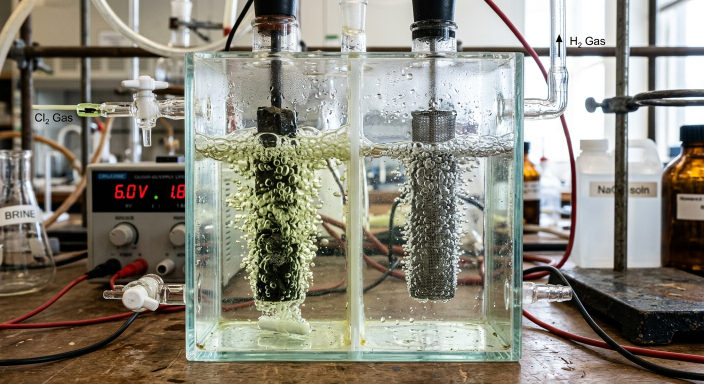
#> input picture apps/mobile_web_client/assets/chlor_alkali_process_real.jpg, 1408 x 768 px, found by its file name (shown at 1/2 size)
$ python generate_cinemagraph.py
#> lines starting #> are read from the running program, lines starting #| are printed output that depends on the picture
import cv2
import numpy as np
import random
import os

input_path = r"C:\Sagar\Projects\CBSE\byAntiGravity\apps\mobile_web_client\assets\chlor_alkali_process_real.jpg"
output_path = r"C:\Sagar\Projects\CBSE\byAntiGravity\apps\mobile_web_client\assets\chlor_alkali_process_animated.mp4"

# Ensure output directory exists
os.makedirs(os.path.dirname(output_path), exist_ok=True)

# Read image
img = cv2.imread(input_path)
#> img is the input picture: shape (768, 1408, 3); mean B, G, R 122.9, 134.8, 138.5
if img is None:
    print(f"Failed to read image at {input_path}")
    exit(1)

height, width, _ = img.shape
#> height = 768; width = 1408

# Setup video writer
# Using mp4v for fallback compatibility since openh264 is missing
fourcc = cv2.VideoWriter_fourcc(*'mp4v')
out = cv2.VideoWriter(output_path, fourcc, 30.0, (width, height))

# Generate bubbles for a 3-second seamless loop (90 frames at 30fps)
num_bubbles = 150
bubbles = []
for i in range(num_bubbles):
    # Two clusters of bubbles (one for Anode, one for Cathode)
    is_left = random.choice([True, False])
    if is_left:
        x = random.randint(width//3 - 30, width//3 + 30)
    else:
        x = random.randint(2*width//3 - 30, 2*width//3 + 30)

    speed = random.uniform(1.0, 2.0) # Number of full vertical loops in 3 seconds
    size = random.randint(1, 4)
    wobble_freq = random.uniform(0.05, 0.2)
    wobble_amp = random.uniform(2, 6)

    bubbles.append({
        'x': x,
        'y_offset': random.uniform(0, 1), # Starting phase
        'speed': speed,
        'size': size,
        'wobble_freq': wobble_freq,
        'wobble_amp': wobble_amp
    })

frames = 90
for f in range(frames):
    frame = img.copy()
    overlay = np.zeros_like(img, dtype=np.uint8)

    t = f / frames # 0.0 to 1.0 (time normalized)

    for b in bubbles:
        # Phase determines y position
        current_phase = (b['y_offset'] + t * b['speed']) % 1.0

        y_bottom = height - 100
        y_top = height // 4
        y = y_bottom - current_phase * (y_bottom - y_top)

        # Sine wobble
        x = b['x'] + np.sin(current_phase * b['wobble_freq'] * 100) * b['wobble_amp']

        # Smooth alpha fade in/out at top and bottom to avoid popping
        alpha_multiplier = 1.0
        if current_phase < 0.1:
            alpha_multiplier = current_phase / 0.1
        elif current_phase > 0.9:
            alpha_multiplier = (1.0 - current_phase) / 0.1

        color = (255, 255, 255)
        # draw bubble on overlay
        alpha = int(180 * alpha_multiplier) # Max 180 out of 255
        cv2.circle(overlay, (int(x), int(y)), b['size'], (alpha, alpha, alpha), -1)

    # Add overlay to frame
    frame = cv2.add(frame, overlay)

    # Add labels over the frame
    font = cv2.FONT_HERSHEY_SIMPLEX
    font_scale = 0.8
    thickness = 2

    labels = [
        ("Anode (+)", width//3 - 70, height // 4 - 40),
        ("Cl2 Gas (Bubbles)", width//3 - 100, height // 4 - 10),
        ("Cathode (-)", 2*width//3 - 70, height // 4 - 40),
        ("H2 Gas (Bubbles)", 2*width//3 - 100, height // 4 - 10),
        ("Brine (NaCl + H2O)", width//2 - 100, height - 40),
        ("NaOH forms near cathode", 2*width//3 - 130, height - 70)
    ]

    for text, lx, ly in labels:
        # Get text bounding box for background rectangle
        (text_width, text_height), baseline = cv2.getTextSize(text, font, font_scale, thickness)

        # Draw semi-transparent background
        rect_overlay = frame.copy()
        padding = 5
        cv2.rectangle(rect_overlay,
                     (lx - padding, ly - text_height - padding),
                     (lx + text_width + padding, ly + baseline + padding),
                     (0, 0, 0), -1)
        # Blend rectangle
        cv2.addWeighted(rect_overlay, 0.6, frame, 0.4, 0, frame)

        # Draw white text
        cv2.putText(frame, text, (lx, ly), font, font_scale, (255, 255, 255), thickness, cv2.LINE_AA)

    out.write(frame)
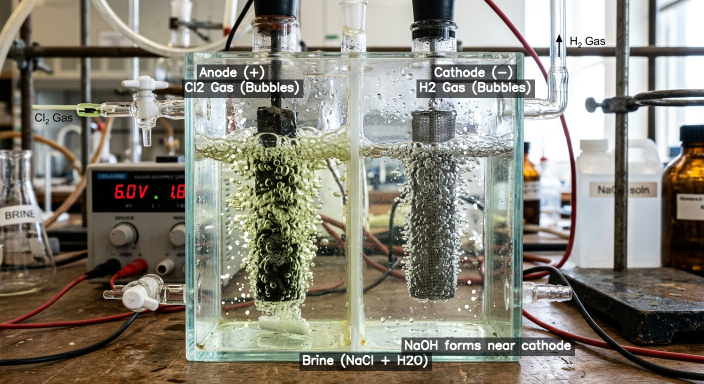
#> frame: shape (768, 1408, 3) (shown at 1/2 size); mean B, G, R 120.2, 131.8, 135.8
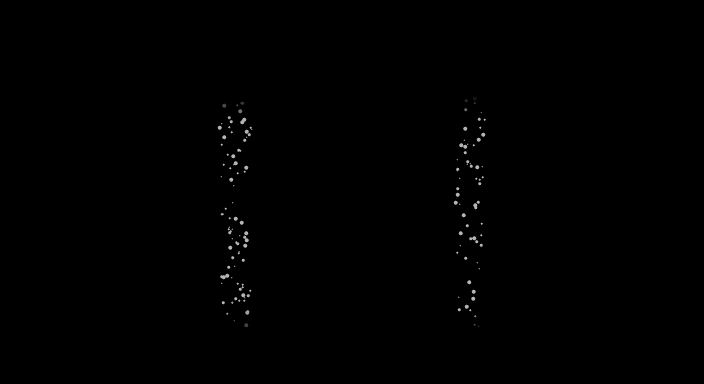
#> overlay: shape (768, 1408, 3) (shown at 1/2 size); min 0, max 180, mean 0.6

out.release()
print(f"Generated looping cinemagraph at {output_path}")
#> (the run stopped early here; a loop or call above may not have finished)

$ run again, with apps/mobile_web_client/assets/acid_base_conductivity.jpg copied over apps/mobile_web_client/assets/chlor_alkali_process_real.jpg
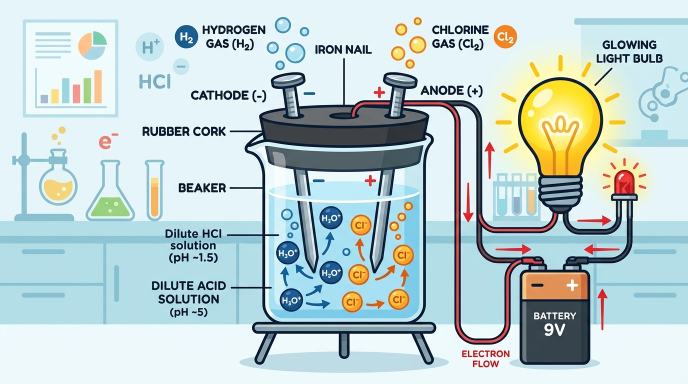
#> input picture apps/mobile_web_client/assets/acid_base_conductivity.jpg, 1376 x 768 px, found by its file name (shown at 1/2 size)
#> img is the input picture: shape (768, 1376, 3); mean B, G, R 208.6, 208.1, 190.1
#> after the loop `for f in range(frames):`:
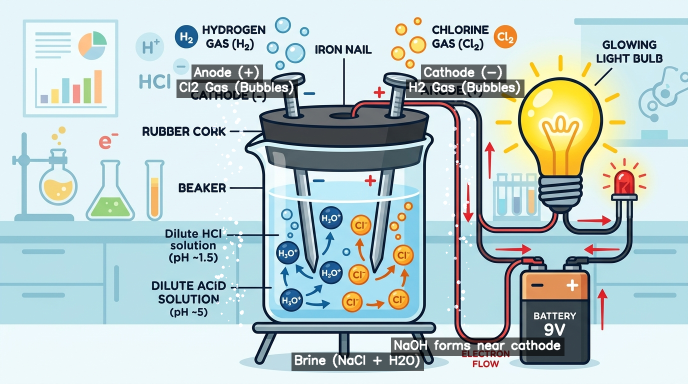
#> frame: shape (768, 1376, 3) (shown at 1/2 size); mean B, G, R 204.5, 204.2, 186.7

$ run again, with apps/mobile_web_client/assets/acid_base_conductivity_real.jpg copied over apps/mobile_web_client/assets/chlor_alkali_process_real.jpg
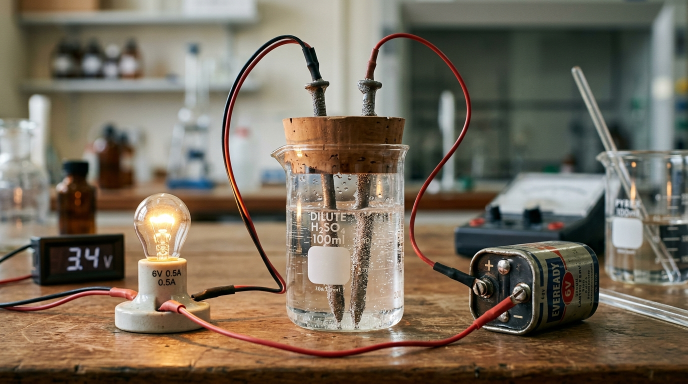
#> input picture apps/mobile_web_client/assets/acid_base_conductivity_real.jpg, 1376 x 768 px, found by its file name (shown at 1/2 size)
#> img is the input picture: shape (768, 1376, 3); mean B, G, R 92.1, 107.7, 118.9
#> after the loop `for f in range(frames):`:
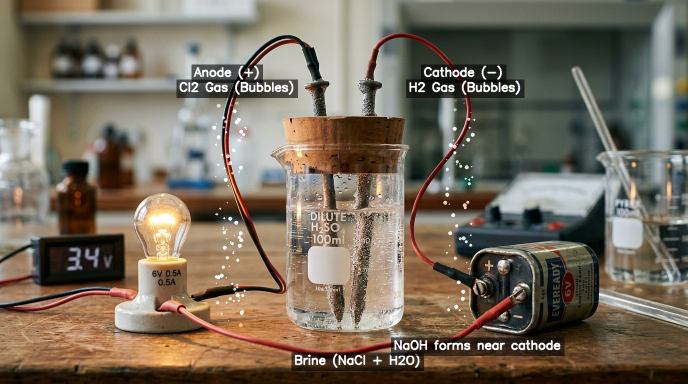
#> frame: shape (768, 1376, 3) (shown at 1/2 size); mean B, G, R 92.6, 107.6, 118.2

$ run again, with apps/mobile_web_client/assets/acid_metal_reaction.jpg copied over apps/mobile_web_client/assets/chlor_alkali_process_real.jpg
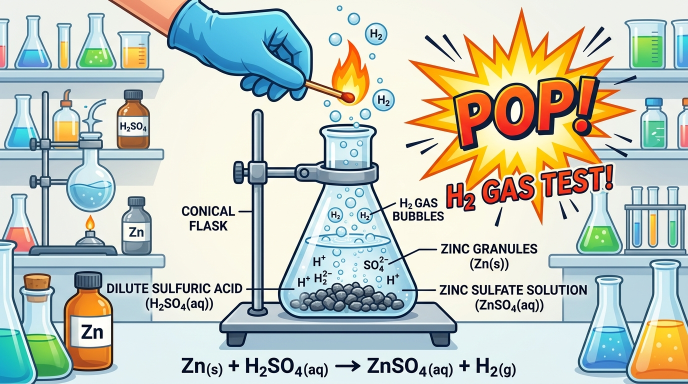
#> input picture apps/mobile_web_client/assets/acid_metal_reaction.jpg, 1376 x 768 px, found by its file name (shown at 1/2 size)
#> img is the input picture: shape (768, 1376, 3); mean B, G, R 189.8, 199.8, 193
#> after the loop `for f in range(frames):`:
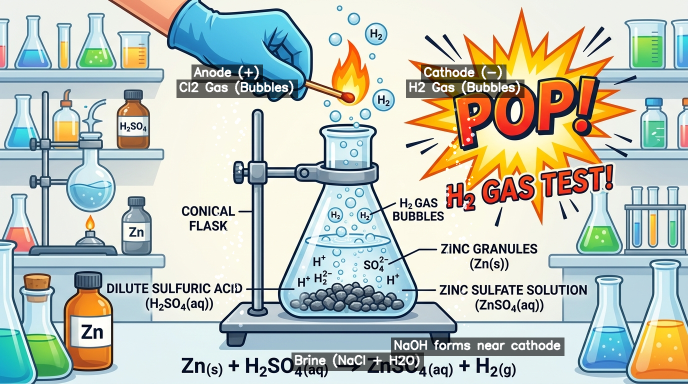
#> frame: shape (768, 1376, 3) (shown at 1/2 size); mean B, G, R 186.7, 196, 189.3
